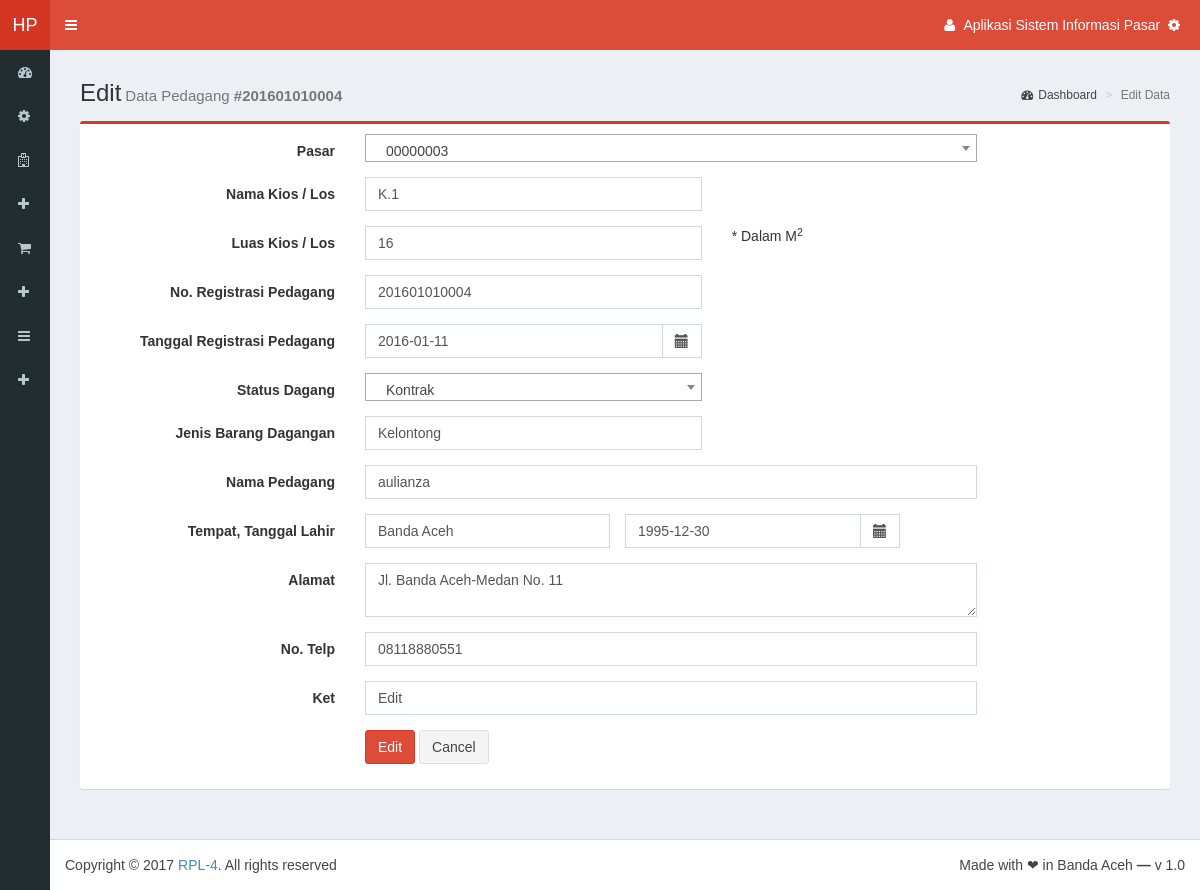
The app's page /Sources/admin/home-admin.php?page=form-edit-data-pedagang&id_ped=00000001 (signed in) with its own data.
### tables this page shows
CREATE TABLE `tb_config` (
  `id_app` varchar(1) NOT NULL,
  `nama_app` varchar(16) NOT NULL,
  `desc_app` varchar(64) NOT NULL,
  `alias_app` varchar(3) NOT NULL,
  `logo` varchar(255) NOT NULL,
  `url_app` varchar(64) NOT NULL,
  `anchor_app` varchar(64) NOT NULL
);

CREATE TABLE `tb_pedagang` (
  `id_ped` varchar(8) NOT NULL,
  `id_pasar` varchar(8) NOT NULL,
  `kioslos` varchar(16) NOT NULL,
  `luas_kl` int(11) NOT NULL,
  `reg_ped` varchar(32) NOT NULL,
  `tgl_reg` date NOT NULL,
  `status` varchar(16) NOT NULL,
  `dagangan` varchar(32) NOT NULL,
  `nama` varchar(64) NOT NULL,
  `tempat_lhr` varchar(64) NOT NULL,
  `tgl_lhr` date NOT NULL,
  `alamat` varchar(255) NOT NULL,
  `telp` varchar(12) NOT NULL,
  `ket` varchar(128) NOT NULL,
  `foto` varchar(255) NOT NULL,
  `date_crt` date NOT NULL
);

### Sources/admin/pages/pedagang/form-edit-data-pedagang.php (the view, shortened to what this page needs)
<?php
	if (isset($_GET['id_ped'])) {
	$id_ped = $_GET['id_ped'];
	}
	else {
		die ("Error. No Kode Selected! ");
	}
	$ambilData=mysql_query("SELECT * FROM tb_pedagang WHERE id_ped='$id_ped'");
	$hasil=mysql_fetch_array($ambilData);
		$id_ped	= $hasil['id_ped'];
		$reg_ped= $hasil['reg_ped'];
?>
<section class="content-header">
    <h1>Edit<small>Data Pedagang <b>#<?=$reg_ped?></b></small></h1>
    <ol class="breadcrumb">
        <li><a href="home-admin.php"><i class="fa fa-dashboard"></i>Dashboard</a></li>
        <li class="active">Edit Data</li>
    </ol>
</section>
<section class="content">
	<div class="row">
		<div class="col-md-12">
			<div class="box box-primary">
				<form action="home-admin.php?page=edit-data-pedagang&id_ped=<?=$id_ped?>" class="form-horizontal" method="POST" enctype="multipart/form-data">
					<div class="box-body">
						<div class="form-group">
							<label class="col-sm-3 control-label">Pasar</label>
							<div class="col-sm-7">
							</div>
						</div>
						<div class="form-group">
							<label class="col-sm-3 control-label">Nama Kios / Los</label>
							<div class="col-sm-4">
								<input type="text" name="kioslos" class="form-control" value="<?=$hasil['kioslos'];?>" maxlength="16">
							</div>
						</div>
						<div class="form-group">
							<label class="col-sm-3 control-label">Luas Kios / Los</label>
							<div class="col-sm-4">
								<input type="text" name="luas_kl" class="form-control" value="<?=$hasil['luas_kl'];?>" maxlength="11">
							</div>
							<div class="col-sm-3">
								<p>* Dalam M<sup>2</sup></p>
							</div>
						</div>
						<div class="form-group">
							<label class="col-sm-3 control-label">No. Registrasi Pedagang</label>
							<div class="col-sm-4">
								<input type="text" name="reg_ped" class="form-control" value="<?=$hasil['reg_ped'];?>" maxlength="32">
							</div>
						</div>
						<div class="form-group">
							<label class="col-sm-3 control-label">Tanggal Registrasi Pedagang</label>
							<div class="col-sm-4">
								<div class="input-group date form_date col-sm-12" data-date="" data-date-format="yyyy-mm-dd" data-link-field="dtp_input2" data-link-format="yyyy-mm-dd">
								<input type="text" name="tgl_reg" value="<?=$hasil['tgl_reg'];?>" class="form-control"><span class="input-group-addon"><span class="glyphicon glyphicon-calendar"></span></span>
							</div>
							</div>
						</div>
						<div class="form-group">
							<label class="col-sm-3 control-label">Status Dagang</label>
							<div class="col-sm-4">
							</div>
						</div>
						<div class="form-group">
							<label class="col-sm-3 control-label">Jenis Barang Dagangan</label>
							<div class="col-sm-4">
								<input type="text" name="dagangan" class="form-control" value="<?=$hasil['dagangan'];?>" maxlength="32">
							</div>
						</div>
						<div class="form-group">
							<label class="col-sm-3 control-label">Nama Pedagang</label>
							<div class="col-sm-7">
								<input type="text" name="nama" class="form-control" value="<?=$hasil['nama'];?>" maxlength="64">
							</div>
						</div>
						<div class="form-group">
							<label class="col-sm-3 control-label">Tempat, Tanggal Lahir</label>
							<div class="col-sm-3">
								<input type="text" name="tempat_lhr" class="form-control" value="<?=$hasil['tempat_lhr'];?>" maxlength="64">
							</div>
							<div class="input-group date form_date col-sm-3" data-date="" data-date-format="yyyy-mm-dd" data-link-field="dtp_input2" data-link-format="yyyy-mm-dd">
								<input type="text" name="tgl_lhr" value="<?=$hasil['tgl_lhr'];?>" class="form-control"><span class="input-group-addon"><span class="glyphicon glyphicon-calendar"></span></span>
							</div>
						</div>
						<div class="form-group">
							<label class="col-sm-3 control-label">Alamat</label>
							<div class="col-sm-7">
								<textarea type="text" name="alamat" class="form-control" maxlength="255"><?=$hasil['alamat'];?></textarea>
							</div>
						</div>
						<div class="form-group">
							<label class="col-sm-3 control-label">No. Telp</label>
							<div class="col-sm-7">
								<input type="text" name="telp" class="form-control" value="<?=$hasil['telp'];?>" maxlength="12">
							</div>
						</div>
						<div class="form-group">
							<label class="col-sm-3 control-label">Ket</label>
							<div class="col-sm-7">
								<input type="text" name="ket" class="form-control" value="<?=$hasil['ket'];?>" maxlength="64">
							</div>
						</div>
						<div class="form-group">
							<div class="col-sm-offset-3 col-sm-7">
								<button type="submit" name="edit" value="edit" class="btn btn-danger">Edit</button>
								<a href="home-admin.php?page=form-view-data-pedagang" type="button" class="btn btn-default">Cancel</a>
							</div>
						</div>
					</div>
				</form>
			</div>
		</div>
	</div>
</section>

### Sources/admin/home-admin.php (shortened to what this page needs)
<?php
	$App=mysql_query("SELECT * FROM tb_config WHERE id_app='1'");
	$set=mysql_fetch_array($App);
?>
<!DOCTYPE html>
<html>
<head>
	<link rel="stylesheet" href="bootstrap/css/bootstrap.min.css">
	<link rel="stylesheet" href="bootstrap/css/bootstrap.css">
	<link rel="stylesheet" href="dist/css/font-awesome.min.css">
	<link rel="stylesheet" href="dist/css/ionicons.min.css">
	<link rel="stylesheet" href="dist/css/AdminLTE.min.css">
	<link rel="stylesheet" href="dist/css/AdminLTE.css">
	<link rel="stylesheet" href="dist/css/skins/_all-skins.min.css">
	<link rel="stylesheet" href="plugins/iCheck/flat/blue.css">
	<link rel="stylesheet" href="plugins/iCheck/square/blue.css">
	<link rel="stylesheet" href="plugins/morris/morris.css">
	<link rel="stylesheet" href="plugins/jvectormap/jquery-jvectormap-1.2.2.css">
	<link rel="stylesheet" href="plugins/datepicker/bootstrap-datetimepicker.min.css">
	<link rel="stylesheet" href="plugins/bootstrap-wysihtml5/bootstrap3-wysihtml5.min.css">
	<link rel="stylesheet" href="plugins/datatables/dataTables.bootstrap.css">
	<link rel="stylesheet" href="plugins/select2/select2.min.css">
</head>
<body class="hold-transition skin-red fixed sidebar-collapse sidebar-mini">
<div class="wrapper">
	<header class="main-header">
		<a href="home-admin.php" class="logo"><span class="logo-mini"><?php echo $set['alias_app']?></span><span class="logo-lg"><?php echo $set['nama_app']?></span></a>
		<nav class="navbar navbar-static-top" role="navigation">
			<a href="#" class="sidebar-toggle" data-toggle="offcanvas" role="button"><span class="sr-only">Toggle navigation</span></a>
			<div class="navbar-custom-menu">
				<ul class="nav navbar-nav">
					<li class="dropdown user user-menu">
						<a href="#" class="dropdown-toggle" data-toggle="dropdown">
							<i class="fa fa-user"></i>
							<span class="hidden-xs"><?php echo $set['desc_app']?></span> &nbsp;<i class="fa fa-gear"></i>
						</a>
					</li>
				</ul>
			</div>
		</nav>
	</header>
	<aside class="main-sidebar">
		<section class="sidebar">
			<ul class="sidebar-menu">
				<li class="treeview"><a href="home-admin.php"><i class="fa fa-dashboard"></i> <span>Dashboard</span></i></a></li>
				<li class="treeview"><a href="home-admin.php?page=form-config-aplikasi"><i class="fa fa-gear"></i> <span>Pengaturan Aplikasi</span></i></a></li>
				<li class="treeview"><a href="home-admin.php?page=form-view-data-pasar"><i class="fa fa-hospital-o"></i> <span>Lihat Data Pasar</span></i></a></li>
				<li class="treeview"><a href="home-admin.php?page=form-master-data-pasar"><i class="fa fa-plus"></i> <span>Tambah Data Pasar</span></i></a></li>
				<li class="treeview"><a href="home-admin.php?page=form-view-data-produk"><i class="fa fa-shopping-cart"></i> <span>Lihat Data Produk</span></i></a></li>
				<li class="treeview"><a href="home-admin.php?page=form-master-data-produk"><i class="fa fa-plus"></i> <span>Tambah Data Produk</span></i></a></li>
				<li class="treeview"><a href="home-admin.php?page=form-view-data-kategori"><i class="fa fa-bars"></i> <span>Lihat Data Kategori</span></i></a></li>
				<li class="treeview"><a href="home-admin.php?page=form-master-data-kategori"><i class="fa fa-plus"></i> <span>Tambah Data Kategori</span></i></a></li>
			</ul>
		</section>
	</aside>
	<div class="content-wrapper">
		<section class="content">
			<?php
				$page = (isset($_GET['page']))? $_GET['page'] : "main";
				switch ($page) {
					case 'form-edit-data-pedagang': include "pages/pedagang/form-edit-data-pedagang.php"; break;
				}
			?>
		</section>
	</div>
	<footer class="main-footer">
		<div class="pull-right hidden-xs">Made with ❤ in Banda Aceh<b> — </b> v 1.0</div>
		Copyright &copy; 2017 <a href="<?php echo $set['url_app']?>" target="_blank"><?php echo $set['anchor_app']?></a>. All rights reserved
	</footer>
</div>
</body>
</html>

### records on screen
tb_config: alias_app "HP", desc_app "Aplikasi Sistem Informasi Pasar", anchor_app "RPL-4"
tb_pedagang: reg_ped "201601010004", kioslos "K.1", luas_kl "16", tgl_reg "2016-01-11", dagangan "Kelontong", nama "aulianza", tempat_lhr "Banda Aceh", tgl_lhr "1995-12-30", alamat "Jl. Banda Aceh-Medan No. 11", telp "08118880551", ket "Edit"
